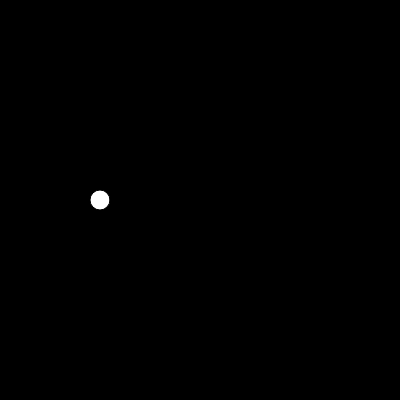
Frame 1 (no input)
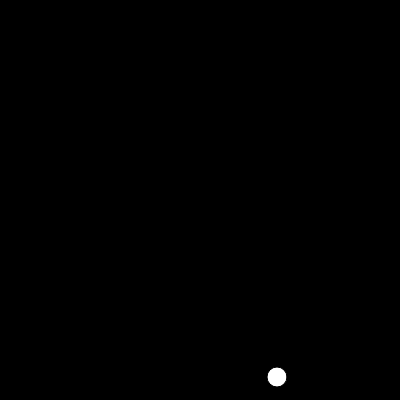
Frame 60 (no input)
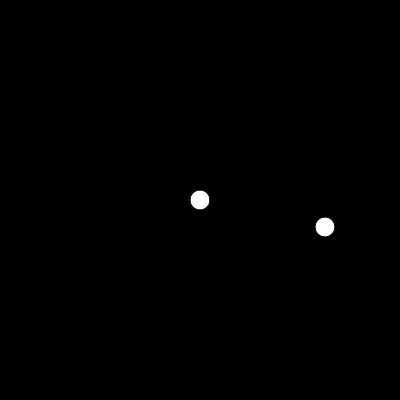
Frame 120 (the mouse pressed at the canvas centre since frame 60)

The p5.js sketch that drew these frames (run headless with seeded random() and noise() and a simulated clock; from frame 60 on, the mouse is pressed at the canvas centre):

// p5.js sketch
// ── sketch.js
let x = [100],
  y = [200],
  xspd = [3],
  yspd = [3],
  radius = 10;

function setup() {
  createCanvas(400, 400);
}

function draw() {
  background(0);
  for (let i = 0; i < x.length; i++) {
    ellipse(x[i], y[i], radius * 2, radius * 2);

    // update the position based on speed
    x[i] = x[i] + xspd[i];
    y[i] = y[i] + yspd[i];

    // check collision with left/right wall
    if (
      (xspd[i] > 0 && x[i] >= width - radius) ||
      (xspd[i] < 0 && x[i] <= radius)
    ) {
      xspd[i] = xspd[i] * -1;
    }

    // check collision with top/bottom wall
    if (
      (yspd[i] > 0 && y[i] >= height - radius) ||
      (yspd[i] < 0 && y[i] <= radius)
    ) {
      yspd[i] = yspd[i] * -1;
    }
  }
  
  if (mouseIsPressed) {
    x.push(mouseX);
    y.push(mouseY);
    xspd.push(mouseX-pmouseX);
    yspd.push(mouseY-pmouseY);
  }
}
